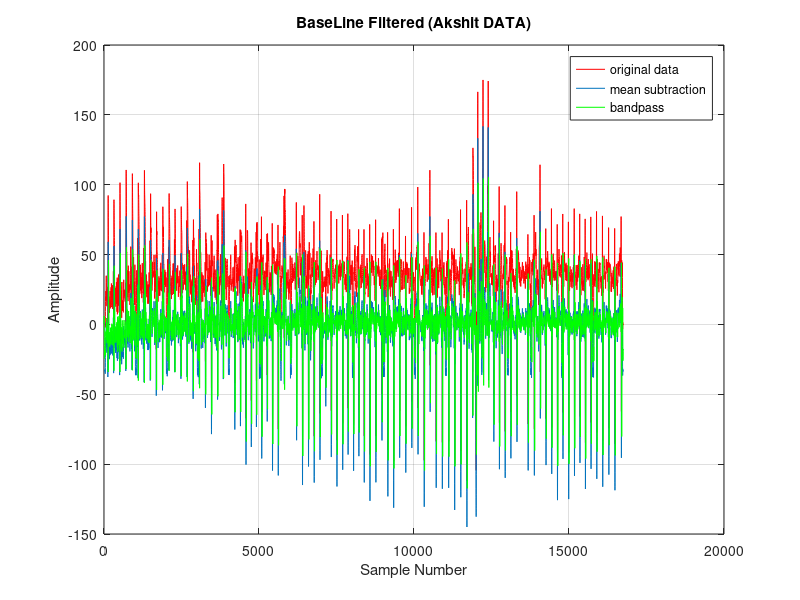

MATLAB code to generate this figure:

x = load('Akshit_DATA.txt');
y = x-mean(x);

figure
plot(x, 'r');
hold on
plot(y)


fs = 250;
fo = 50;
fn = fs/2;
freqRatio = fo/fn;
notchWidth = 0.1;

f1 = 0.08;
f2 = 0.16;
fil = fir1(21, [f1 f2], 'bandpass');
y_filtered = filter(fil, 1, y);
plot(y_filtered, 'g');
grid on;
legend('original data', 'mean subtraction', 'bandpass');
title('BaseLine Filtered (Akshit DATA)');
xlabel('Sample Number');
ylabel('Amplitude');
